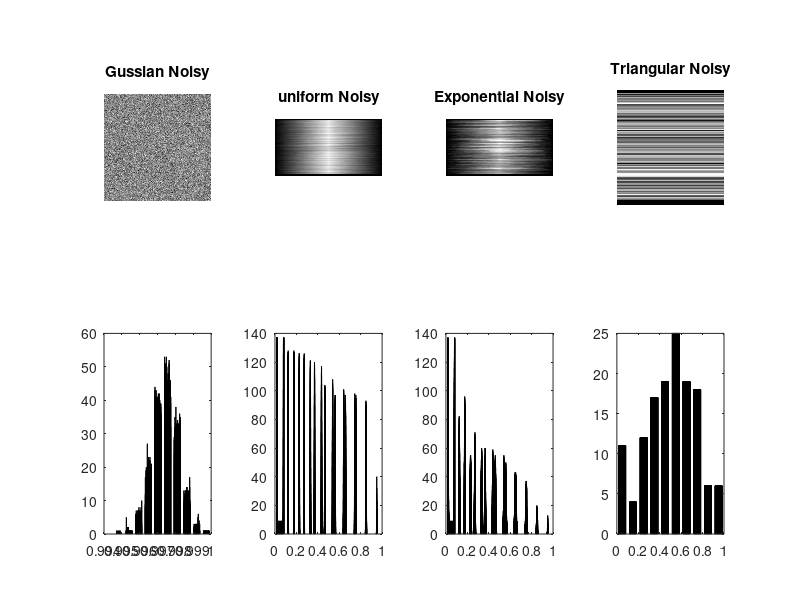

The MATLAB script that drew this image: (Note: this script raises an error after producing the figure.)
clc
clear
close all
I=(150)*ones(128,128);
H=hist(I);

% % Gussian nois
J = imnoise(I,'gaussian',0.02);
subplot(2,4,1),imshow(J,[]);
title('Gussian Noisy');
subplot(2,4,5),hist(J./max(J(:)),10);

% % uniform
U_noisy_image = conv2(H,rand(size(I)));
subplot(2,4,2),imshow(U_noisy_image,[]);
title('uniform Noisy');
subplot(2,4,6),hist(U_noisy_image./max(U_noisy_image(:)),10);

% %exponential
E_noisy_image = conv2(H,9.*exp((-9).*rand(size(I))));
subplot(2,4,3),imshow(E_noisy_image,[]);
title('Exponential Noisy');
subplot(2,4,7),hist(E_noisy_image./max(E_noisy_image(:)),10);

% %triangular
a=0; b=1; c=0.5; n=128;
X=zeros(n,1);
for i=1:n
    z=rand;
    if sqrt(z*(b-a)*(c-a))+a<c
        X(i)= sqrt(z*(b-a)*(c-a))+a;
    else
        X(i)=b-sqrt((1-z)*(b-a)*(b-c));
    end
end    
T_noisy_image= conv2(H,X);
subplot(2,4,4),imshow(T_noisy_image,[]);
title('Triangular Noisy');
subplot(2,4,8),hist(T_noisy_image./max(T_noisy_image(:)),10);
%
%% part2
[m,n]=size(I);
DCT1=dct2(J,[m,n]);
DCT2=dct2(U_noisy_image,[m,n]);
DCT3=dct2(E_noisy_image,[m,n]);
DCT4=dct2(T_noisy_image,[m,n]);
figure
subplot(5,1,2)
histogram(DCT1,20,'normalization','pdf');
grid on
title('Gussian Noisy');
subplot(5,1,3)
histogram(DCT2,20,'normalization','pdf');
grid on
title('Uniform Noisy');
subplot(5,1,4)
histogram(DCT3,20,'normalization','pdf');
grid on
title('Exponential Noisy');
subplot(5,1,5)
histogram(DCT4,20,'normalization','pdf');
grid on
title('Traingular Noisy');
% 
%% part 3:
im=im2double(rgb2gray(imread('MRI.jpg')));
figure
imshow(im,[]);
[m,n]=size(im);
DCT=dct2(im,[m,n]);
figure
histogram(DCT,20,'normalization','pdf');
grid on
title('Hist of DCT MRI image','fontsize',10)